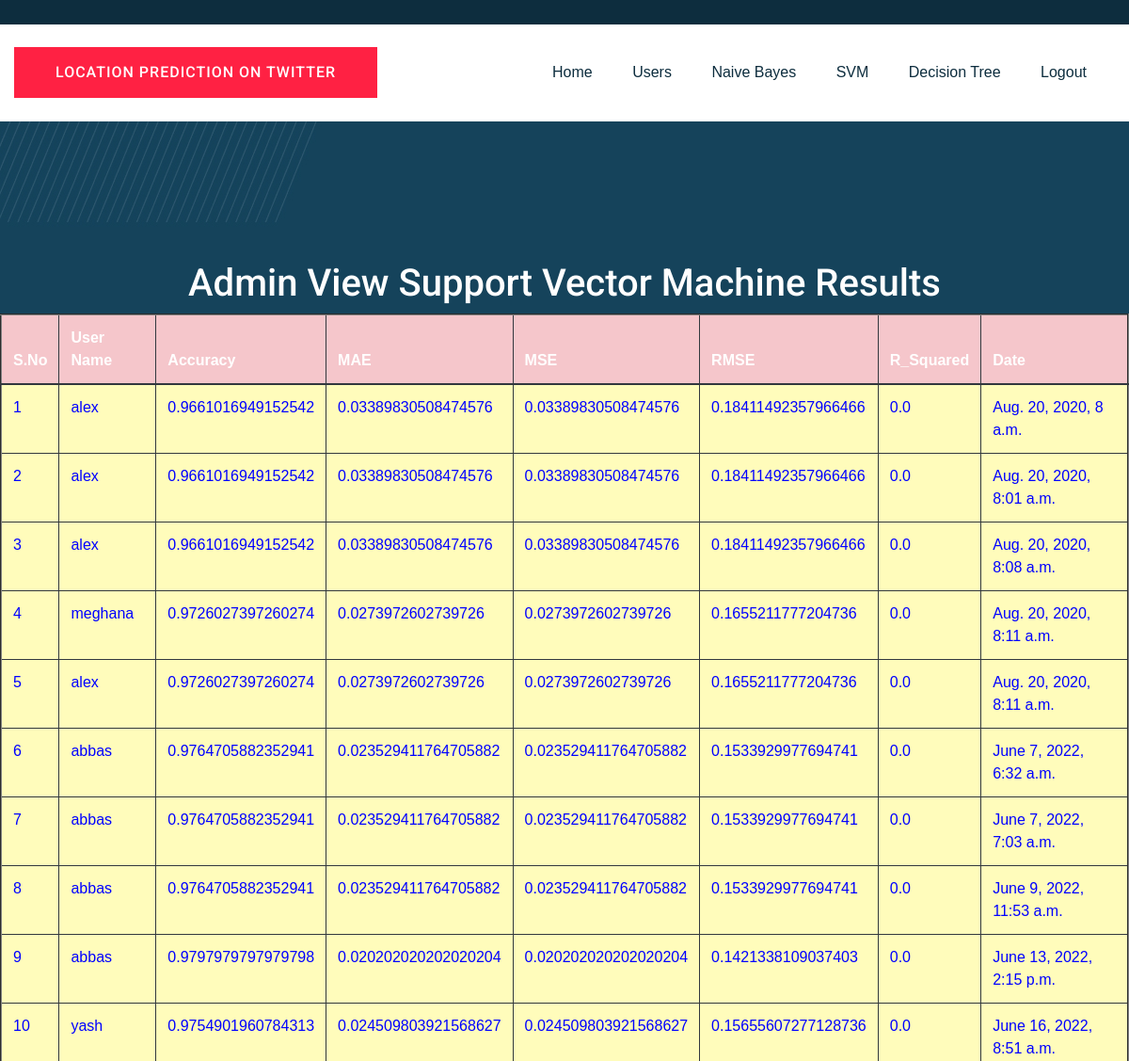
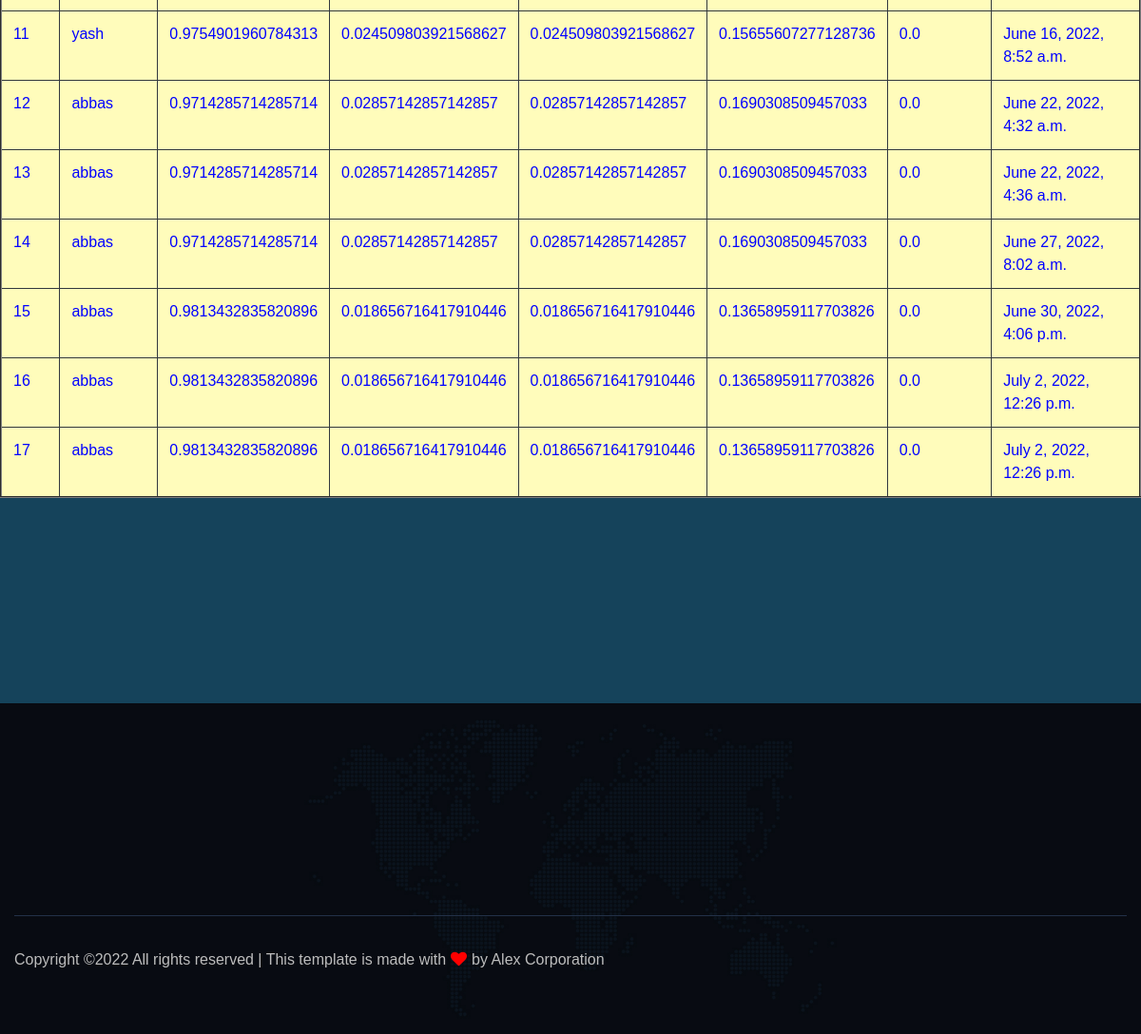
Screenshot of /AdminSVM/ with the database file from the repository (2 pictures, top to bottom).
### users/models.py (models this page shows, shortened)
class UserAlgorithmResultsModel(models.Model):
    username = models.CharField(max_length=100)
    algorithmname = models.CharField(max_length=100)
    accuracy = models.FloatField()
    mae = models.FloatField()
    mse = models.FloatField()
    rmse = models.FloatField()
    r_squared = models.FloatField()
    cdate = models.DateTimeField(auto_now_add=True)
    class Meta:
        db_table = "AlgorithmResults"

### admins/views.py (the view)
# urls.py: path("AdminSVM/", admins.AdminSVM, name="AdminSVM"),
def AdminSVM(request):
    data = UserAlgorithmResultsModel.objects.filter(algorithmname="SVM")
    return render(request,'admins/AdminSVM.html',{'data':data})

### assets/templates/admins/AdminSVM.html
{%extends 'admins/adminbase.html'%}
{%load static%}
{%block contents%}
    <div class="testimonial-area testimonial-padding" data-background="{%static 'img/gallery/section_bg04.jpg'%}">
        <div class="container ">
            <div class="row d-flex justify-content-center">
                                   <h1><font color="WHITE">Admin View Support Vector Machine Results</font></h1>
                                         <table border="2px" class="table table-hover table-dark">
                    <thead>
                    <tr class="table-danger">
                        <th scope="col">S.No</th>
                        <th scope="col">User Name</th>
                        <th scope="col">Accuracy</th>
                        <th scope="col">MAE</th>
                        <th scope="col">MSE</th>
                        <th scope="col">RMSE</th>
                        <th scope="col">R_Squared</th>
                        <th scope="col">Date</th>
                    </tr>
                    </thead>
                    <tbody>
                    {% for i in data %}
                    <tr scope="row" style="color: BLUE; background-color:#FFFCBB">
                        <td>{{forloop.counter}}</td>
                        <td>{{i.username}}</td>
                        <td>{{i.accuracy}}</td>
                        <td>{{i.mae}}</td>
                        <td>{{i.mse}}</td>
                        <td>{{i.rmse}}</td>
                        <td>{{i.r_squared}}</td>
                        <td>{{i.cdate}}</td>
                    </tr>
                    {% endfor %}
                    </tbody>
                </table>
            </div>
        </div>
    </div>
{%endblock%}

### rows the page displays
UserAlgorithmResultsModel: username "alex", accuracy "0.9661016949152542", mae "0.03389830508474576", mse "0.03389830508474576", rmse "0.18411492357966466", r_squared "0.0", cdate "Aug. 20, 2020, 8 a.m."
UserAlgorithmResultsModel: username "alex", accuracy "0.9661016949152542", mae "0.03389830508474576", mse "0.03389830508474576", rmse "0.18411492357966466", r_squared "0.0", cdate "Aug. 20, 2020, 8:01 a.m."
UserAlgorithmResultsModel: username "alex", accuracy "0.9661016949152542", mae "0.03389830508474576", mse "0.03389830508474576", rmse "0.18411492357966466", r_squared "0.0", cdate "Aug. 20, 2020, 8:08 a.m."
UserAlgorithmResultsModel: username "meghana", accuracy "0.9726027397260274", mae "0.0273972602739726", mse "0.0273972602739726", rmse "0.1655211777204736", r_squared "0.0", cdate "Aug. 20, 2020, 8:11 a.m."
UserAlgorithmResultsModel: username "alex", accuracy "0.9726027397260274", mae "0.0273972602739726", mse "0.0273972602739726", rmse "0.1655211777204736", r_squared "0.0", cdate "Aug. 20, 2020, 8:11 a.m."
UserAlgorithmResultsModel: username "abbas", accuracy "0.9764705882352941", mae "0.023529411764705882", mse "0.023529411764705882", rmse "0.1533929977694741", r_squared "0.0", cdate "June 7, 2022, 6:32 a.m."
UserAlgorithmResultsModel: username "abbas", accuracy "0.9764705882352941", mae "0.023529411764705882", mse "0.023529411764705882", rmse "0.1533929977694741", r_squared "0.0", cdate "June 7, 2022, 7:03 a.m."
UserAlgorithmResultsModel: username "abbas", accuracy "0.9764705882352941", mae "0.023529411764705882", mse "0.023529411764705882", rmse "0.1533929977694741", r_squared "0.0", cdate "June 9, 2022, 11:53 a.m."
UserAlgorithmResultsModel: username "abbas", accuracy "0.9797979797979798", mae "0.020202020202020204", mse "0.020202020202020204", rmse "0.1421338109037403", r_squared "0.0", cdate "June 13, 2022, 2:15 p.m."
UserAlgorithmResultsModel: username "yash", accuracy "0.9754901960784313", mae "0.024509803921568627", mse "0.024509803921568627", rmse "0.15655607277128736", r_squared "0.0", cdate "June 16, 2022, 8:51 a.m."
UserAlgorithmResultsModel: username "yash", accuracy "0.9754901960784313", mae "0.024509803921568627", mse "0.024509803921568627", rmse "0.15655607277128736", r_squared "0.0", cdate "June 16, 2022, 8:52 a.m."
UserAlgorithmResultsModel: username "abbas", accuracy "0.9714285714285714", mae "0.02857142857142857", mse "0.02857142857142857", rmse "0.1690308509457033", r_squared "0.0", cdate "June 22, 2022, 4:32 a.m."
UserAlgorithmResultsModel: username "abbas", accuracy "0.9714285714285714", mae "0.02857142857142857", mse "0.02857142857142857", rmse "0.1690308509457033", r_squared "0.0", cdate "June 22, 2022, 4:36 a.m."
UserAlgorithmResultsModel: username "abbas", accuracy "0.9714285714285714", mae "0.02857142857142857", mse "0.02857142857142857", rmse "0.1690308509457033", r_squared "0.0", cdate "June 27, 2022, 8:02 a.m."
UserAlgorithmResultsModel: username "abbas", accuracy "0.9813432835820896", mae "0.018656716417910446", mse "0.018656716417910446", rmse "0.13658959117703826", r_squared "0.0", cdate "June 30, 2022, 4:06 p.m."
UserAlgorithmResultsModel: username "abbas", accuracy "0.9813432835820896", mae "0.018656716417910446", mse "0.018656716417910446", rmse "0.13658959117703826", r_squared "0.0", cdate "July 2, 2022, 12:26 p.m."
UserAlgorithmResultsModel: username "abbas", accuracy "0.9813432835820896", mae "0.018656716417910446", mse "0.018656716417910446", rmse "0.13658959117703826", r_squared "0.0", cdate "July 2, 2022, 12:26 p.m."
